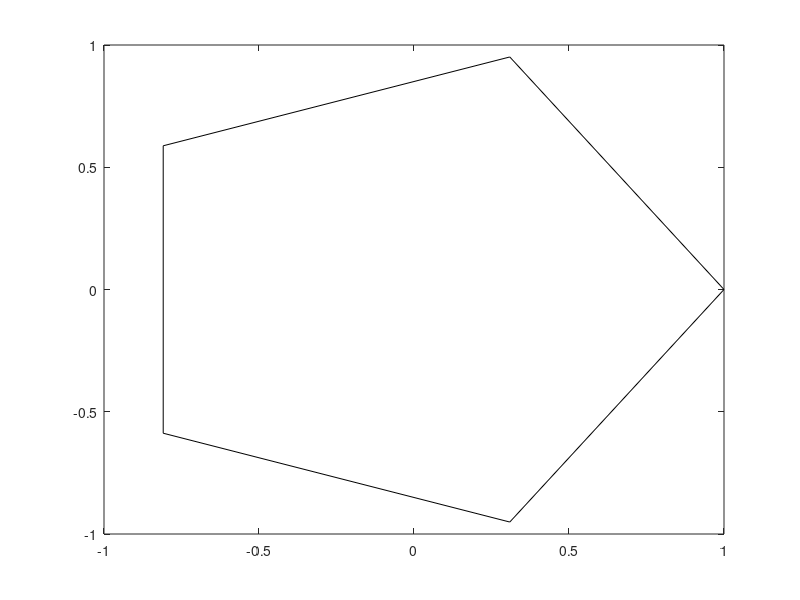
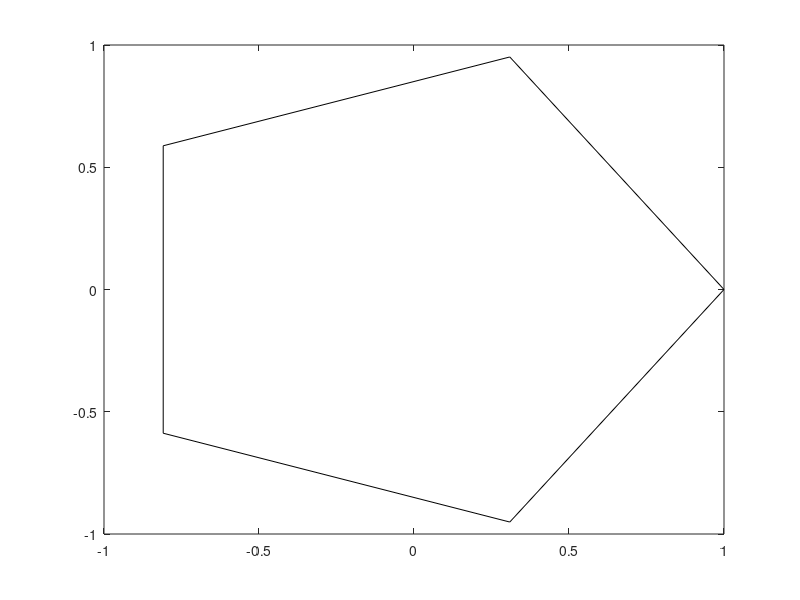

These charts were generated, in order, by the following MATLAB code:

%Valpha = ((Vx cosalpha - Vy Sinalpha)X+ (Vx sinalpha + Vy cosalpha)Y)= 
%= [Vx cosalpha, - Vy Sinalpha; Vx sinalpha + Vy cosalpha]=
%= [cosalpha, -sinalpha; sinalpha, cosalpha]*[Vx;Vy]


%a)
figure(1)
v = [1;0]
n = 5
alpha = (2*pi)/n
M = [cos(alpha) -sin(alpha);sin(alpha) cos(alpha)]
P = zeros(n,2)
for i=1 : (n+1);
    v = M*v
    P(i,:) = v
end
plot(P(:,1), P(:,2),'-k')

%b)
figure(2)
v = [1;0]
M = [1 0;0 1]
n = -1
for i=1 : (n + 1); 
    v = M*v
    P(i,:) = v
end
plot(P(:,1), P(:,2),'-k')
    